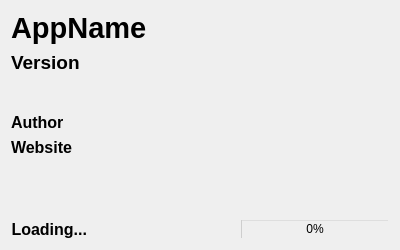
<?xml version="1.0" encoding="UTF-8"?>
<ui version="4.0">
 <class>SplashScreen</class>
 <widget class="QDialog" name="SplashScreen">
  <property name="geometry">
   <rect>
    <x>0</x>
    <y>0</y>
    <width>400</width>
    <height>250</height>
   </rect>
  </property>
  <property name="minimumSize">
   <size>
    <width>400</width>
    <height>250</height>
   </size>
  </property>
  <property name="maximumSize">
   <size>
    <width>400</width>
    <height>250</height>
   </size>
  </property>
  <property name="styleSheet">
   <string notr="true">QDialog {border:solid 3px white;background-image:url(:/splash-bg);}
QLabel {color:black;}</string>
  </property>
  <layout class="QVBoxLayout" name="layoutMain">
   <item>
    <widget class="QLabel" name="lAppName">
     <property name="font">
      <font>
       <pointsize>22</pointsize>
       <weight>75</weight>
       <bold>true</bold>
      </font>
     </property>
     <property name="styleSheet">
      <string notr="true"/>
     </property>
     <property name="text">
      <string notr="true">AppName</string>
     </property>
    </widget>
   </item>
   <item>
    <widget class="QLabel" name="lVersion">
     <property name="font">
      <font>
       <pointsize>14</pointsize>
       <weight>75</weight>
       <bold>true</bold>
      </font>
     </property>
     <property name="styleSheet">
      <string notr="true"/>
     </property>
     <property name="text">
      <string notr="true">Version</string>
     </property>
    </widget>
   </item>
   <item>
    <spacer name="spacerMain0">
     <property name="orientation">
      <enum>Qt::Vertical</enum>
     </property>
     <property name="sizeHint" stdset="0">
      <size>
       <width>20</width>
       <height>70</height>
      </size>
     </property>
    </spacer>
   </item>
   <item>
    <widget class="QLabel" name="lAuthor">
     <property name="font">
      <font>
       <pointsize>12</pointsize>
       <weight>75</weight>
       <bold>true</bold>
      </font>
     </property>
     <property name="text">
      <string notr="true">Author</string>
     </property>
    </widget>
   </item>
   <item>
    <widget class="QLabel" name="lWebsite">
     <property name="font">
      <font>
       <pointsize>12</pointsize>
       <weight>75</weight>
       <bold>true</bold>
      </font>
     </property>
     <property name="text">
      <string notr="true">Website</string>
     </property>
    </widget>
   </item>
   <item>
    <spacer name="spacerMain1">
     <property name="orientation">
      <enum>Qt::Vertical</enum>
     </property>
     <property name="sizeHint" stdset="0">
      <size>
       <width>20</width>
       <height>93</height>
      </size>
     </property>
    </spacer>
   </item>
   <item>
    <layout class="QHBoxLayout" name="layoutFooter">
     <item>
      <widget class="QLabel" name="lLoading">
       <property name="font">
        <font>
         <pointsize>12</pointsize>
         <weight>75</weight>
         <bold>true</bold>
        </font>
       </property>
       <property name="text">
        <string>Loading...</string>
       </property>
       <property name="alignment">
        <set>Qt::AlignRight|Qt::AlignTrailing|Qt::AlignVCenter</set>
       </property>
      </widget>
     </item>
     <item>
      <spacer name="spacerFooter">
       <property name="orientation">
        <enum>Qt::Horizontal</enum>
       </property>
       <property name="sizeHint" stdset="0">
        <size>
         <width>40</width>
         <height>20</height>
        </size>
       </property>
      </spacer>
     </item>
     <item>
      <widget class="QProgressBar" name="progressBar">
       <property name="maximumSize">
        <size>
         <width>16777215</width>
         <height>20</height>
        </size>
       </property>
       <property name="styleSheet">
        <string notr="true">background: transparent;</string>
       </property>
       <property name="maximum">
        <number>100</number>
       </property>
       <property name="value">
        <number>0</number>
       </property>
       <property name="format">
        <string notr="true">%p%</string>
       </property>
      </widget>
     </item>
    </layout>
   </item>
  </layout>
 </widget>
 <resources/>
 <connections/>
</ui>
